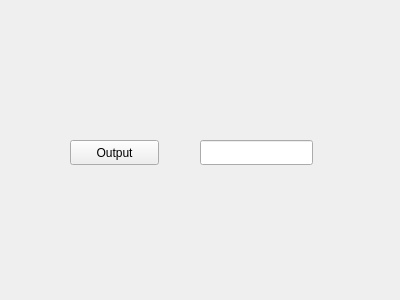
<?xml version="1.0" encoding="UTF-8"?>
<ui version="4.0">
 <class>Form</class>
 <widget class="QWidget" name="Form">
  <property name="geometry">
   <rect>
    <x>0</x>
    <y>0</y>
    <width>400</width>
    <height>300</height>
   </rect>
  </property>
  <property name="windowTitle">
   <string>Form</string>
  </property>
  <widget class="QPushButton" name="pushButton">
   <property name="geometry">
    <rect>
     <x>70</x>
     <y>140</y>
     <width>89</width>
     <height>25</height>
    </rect>
   </property>
   <property name="text">
    <string>Output</string>
   </property>
  </widget>
  <widget class="QLineEdit" name="lineEdit">
   <property name="geometry">
    <rect>
     <x>200</x>
     <y>140</y>
     <width>113</width>
     <height>25</height>
    </rect>
   </property>
  </widget>
 </widget>
 <resources/>
 <connections/>
</ui>
